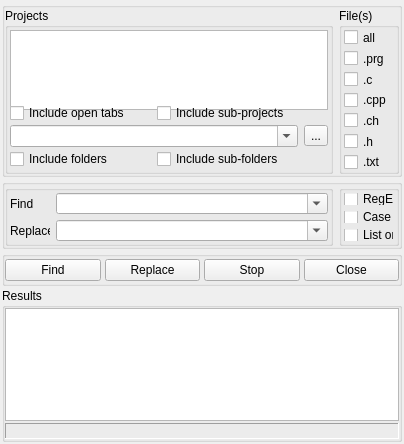
<?xml version="1.0" encoding="UTF-8"?>
<ui version="4.0">
 <class>FormFindInFiles</class>
 <widget class="QWidget" name="FormFindInFiles">
  <property name="geometry">
   <rect>
    <x>0</x>
    <y>0</y>
    <width>404</width>
    <height>444</height>
   </rect>
  </property>
  <property name="windowTitle">
   <string>Find in Files</string>
  </property>
  <layout class="QVBoxLayout" name="verticalLayout_4" stretch="0,0,0,1">
   <property name="spacing">
    <number>2</number>
   </property>
   <property name="margin">
    <number>2</number>
   </property>
   <item>
    <widget class="QGroupBox" name="groupBox">
     <property name="maximumSize">
      <size>
       <width>16777215</width>
       <height>175</height>
      </size>
     </property>
     <property name="title">
      <string/>
     </property>
     <layout class="QHBoxLayout" name="horizontalLayout" stretch="1,0">
      <property name="margin">
       <number>0</number>
      </property>
      <item>
       <widget class="QGroupBox" name="groupBox_2">
        <property name="title">
         <string>Projects</string>
        </property>
        <layout class="QGridLayout" name="gridLayout" rowstretch="1,0,0,0">
         <property name="verticalSpacing">
          <number>2</number>
         </property>
         <property name="margin">
          <number>2</number>
         </property>
         <item row="0" column="0" colspan="3">
          <widget class="QListWidget" name="listProjects">
           <property name="minimumSize">
            <size>
             <width>0</width>
             <height>80</height>
            </size>
           </property>
           <property name="maximumSize">
            <size>
             <width>16777215</width>
             <height>80</height>
            </size>
           </property>
           <property name="editTriggers">
            <set>QAbstractItemView::NoEditTriggers</set>
           </property>
           <property name="selectionMode">
            <enum>QAbstractItemView::MultiSelection</enum>
           </property>
           <property name="sortingEnabled">
            <bool>false</bool>
           </property>
          </widget>
         </item>
         <item row="1" column="0">
          <widget class="QCheckBox" name="checkOpenTabs">
           <property name="text">
            <string>Include open tabs </string>
           </property>
          </widget>
         </item>
         <item row="1" column="1" colspan="2">
          <widget class="QCheckBox" name="checkSubProjects">
           <property name="text">
            <string>Include sub-projects</string>
           </property>
          </widget>
         </item>
         <item row="2" column="0" colspan="2">
          <widget class="QComboBox" name="comboFolder">
           <property name="editable">
            <bool>true</bool>
           </property>
          </widget>
         </item>
         <item row="2" column="2">
          <widget class="QToolButton" name="buttonFolder">
           <property name="text">
            <string>...</string>
           </property>
          </widget>
         </item>
         <item row="3" column="0">
          <widget class="QCheckBox" name="checkFolders">
           <property name="text">
            <string>Include folders</string>
           </property>
          </widget>
         </item>
         <item row="3" column="1" colspan="2">
          <widget class="QCheckBox" name="checkSubFolders">
           <property name="text">
            <string>Include sub-folders</string>
           </property>
          </widget>
         </item>
        </layout>
       </widget>
      </item>
      <item>
       <widget class="QGroupBox" name="groupBox_3">
        <property name="minimumSize">
         <size>
          <width>60</width>
          <height>0</height>
         </size>
        </property>
        <property name="maximumSize">
         <size>
          <width>60</width>
          <height>16777215</height>
         </size>
        </property>
        <property name="title">
         <string>File(s)</string>
        </property>
        <layout class="QVBoxLayout" name="verticalLayout">
         <property name="margin">
          <number>2</number>
         </property>
         <item>
          <widget class="QCheckBox" name="checkAll">
           <property name="text">
            <string>all</string>
           </property>
          </widget>
         </item>
         <item>
          <widget class="QCheckBox" name="checkPrg">
           <property name="text">
            <string>.prg</string>
           </property>
          </widget>
         </item>
         <item>
          <widget class="QCheckBox" name="checkC">
           <property name="text">
            <string>.c</string>
           </property>
          </widget>
         </item>
         <item>
          <widget class="QCheckBox" name="checkCpp">
           <property name="text">
            <string>.cpp</string>
           </property>
          </widget>
         </item>
         <item>
          <widget class="QCheckBox" name="checkCh">
           <property name="text">
            <string>.ch</string>
           </property>
          </widget>
         </item>
         <item>
          <widget class="QCheckBox" name="checkH">
           <property name="text">
            <string>.h</string>
           </property>
          </widget>
         </item>
         <item>
          <widget class="QCheckBox" name="checkRc">
           <property name="maximumSize">
            <size>
             <width>40</width>
             <height>16777215</height>
            </size>
           </property>
           <property name="text">
            <string>.txt</string>
           </property>
          </widget>
         </item>
        </layout>
       </widget>
      </item>
     </layout>
    </widget>
   </item>
   <item>
    <widget class="QGroupBox" name="groupBox_4">
     <property name="minimumSize">
      <size>
       <width>0</width>
       <height>70</height>
      </size>
     </property>
     <property name="maximumSize">
      <size>
       <width>16777215</width>
       <height>70</height>
      </size>
     </property>
     <property name="title">
      <string/>
     </property>
     <layout class="QHBoxLayout" name="horizontalLayout_2" stretch="1,0">
      <property name="margin">
       <number>0</number>
      </property>
      <item>
       <widget class="QGroupBox" name="groupBox_6">
        <property name="title">
         <string/>
        </property>
        <layout class="QGridLayout" name="gridLayout_2">
         <property name="margin">
          <number>2</number>
         </property>
         <item row="0" column="0">
          <widget class="QLabel" name="label">
           <property name="maximumSize">
            <size>
             <width>40</width>
             <height>16777215</height>
            </size>
           </property>
           <property name="text">
            <string>Find</string>
           </property>
          </widget>
         </item>
         <item row="0" column="1">
          <widget class="QComboBox" name="comboExpr">
           <property name="editable">
            <bool>true</bool>
           </property>
          </widget>
         </item>
         <item row="1" column="0">
          <widget class="QLabel" name="label_2">
           <property name="maximumSize">
            <size>
             <width>40</width>
             <height>16777215</height>
            </size>
           </property>
           <property name="text">
            <string>Replace</string>
           </property>
          </widget>
         </item>
         <item row="1" column="1">
          <widget class="QComboBox" name="comboRepl">
           <property name="editable">
            <bool>true</bool>
           </property>
          </widget>
         </item>
        </layout>
       </widget>
      </item>
      <item>
       <widget class="QGroupBox" name="groupBox_5">
        <property name="maximumSize">
         <size>
          <width>60</width>
          <height>16777215</height>
         </size>
        </property>
        <property name="title">
         <string/>
        </property>
        <layout class="QVBoxLayout" name="verticalLayout_2">
         <property name="margin">
          <number>2</number>
         </property>
         <item>
          <widget class="QCheckBox" name="checkRegEx">
           <property name="text">
            <string>RegEx</string>
           </property>
          </widget>
         </item>
         <item>
          <widget class="QCheckBox" name="checkMatchCase">
           <property name="text">
            <string>Case</string>
           </property>
          </widget>
         </item>
         <item>
          <widget class="QCheckBox" name="checkListOnly">
           <property name="text">
            <string>List only</string>
           </property>
          </widget>
         </item>
        </layout>
       </widget>
      </item>
     </layout>
    </widget>
   </item>
   <item>
    <widget class="QGroupBox" name="groupBox_7">
     <property name="minimumSize">
      <size>
       <width>0</width>
       <height>35</height>
      </size>
     </property>
     <property name="maximumSize">
      <size>
       <width>16777215</width>
       <height>35</height>
      </size>
     </property>
     <property name="title">
      <string/>
     </property>
     <layout class="QHBoxLayout" name="horizontalLayout_3">
      <property name="spacing">
       <number>4</number>
      </property>
      <property name="margin">
       <number>0</number>
      </property>
      <item>
       <widget class="QPushButton" name="buttonFind">
        <property name="text">
         <string>Find</string>
        </property>
       </widget>
      </item>
      <item>
       <widget class="QPushButton" name="buttonRepl">
        <property name="text">
         <string>Replace</string>
        </property>
       </widget>
      </item>
      <item>
       <widget class="QPushButton" name="buttonStop">
        <property name="text">
         <string>Stop</string>
        </property>
       </widget>
      </item>
      <item>
       <widget class="QPushButton" name="buttonClose">
        <property name="text">
         <string>Close</string>
        </property>
       </widget>
      </item>
     </layout>
    </widget>
   </item>
   <item>
    <widget class="QGroupBox" name="groupBox_8">
     <property name="title">
      <string>Results</string>
     </property>
     <layout class="QVBoxLayout" name="verticalLayout_3">
      <property name="spacing">
       <number>2</number>
      </property>
      <property name="margin">
       <number>0</number>
      </property>
      <item>
       <widget class="QTextEdit" name="editResults">
        <property name="lineWrapMode">
         <enum>QTextEdit::NoWrap</enum>
        </property>
       </widget>
      </item>
      <item>
       <widget class="QLabel" name="labelStatus">
        <property name="frameShape">
         <enum>QFrame::Panel</enum>
        </property>
        <property name="frameShadow">
         <enum>QFrame::Sunken</enum>
        </property>
        <property name="text">
         <string/>
        </property>
        <property name="wordWrap">
         <bool>false</bool>
        </property>
       </widget>
      </item>
     </layout>
    </widget>
   </item>
  </layout>
 </widget>
 <resources/>
 <connections/>
</ui>
